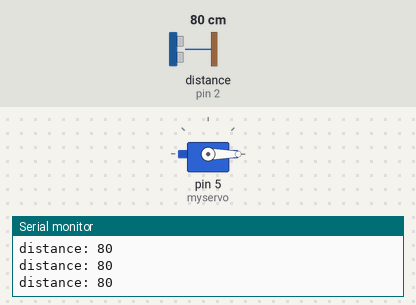
The sketch below on a simulated Arduino Uno, built with avr-gcc and run on an emulated ATmega328P. Shown: servo, the last lines printed to the serial monitor. Wiring (inferred from the names in the program): ultrasonic range finder: trigger pin 3; echo pin 2. The inputs (shaded band) are chosen by the test bench; at power-on: distance to the obstacle (sensor on pin 2) 80 cm. The echo pulse lasts 58.3 µs per cm.

Above: at 2.7 s.
2.8 s: distance to the obstacle (sensor on pin 2) set to 13 cm
4.3 s: distance to the obstacle (sensor on pin 2) set to 10 cm
At 4.9 s:
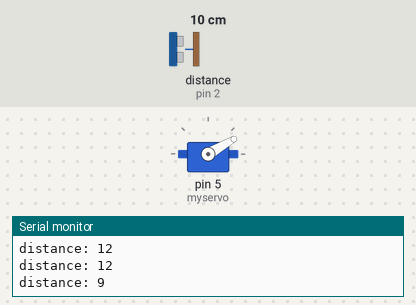
7.3 s: distance to the obstacle (sensor on pin 2) set to 18 cm
At 7.8 s:
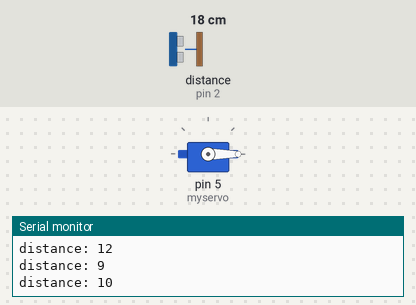
8.8 s: distance to the obstacle (sensor on pin 2) set to 2 cm
At 10.7 s:
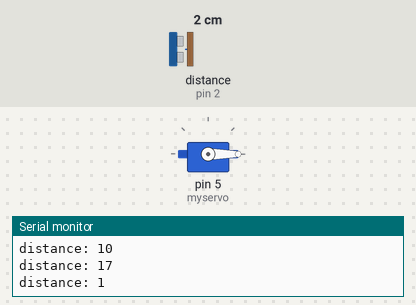
Timing chart, 0 to 12.8 s (numbered marks = the images above; inputs shaded):
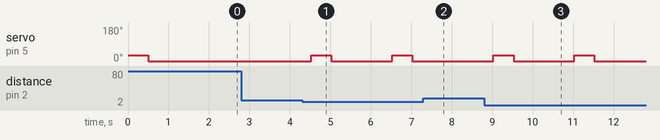

Measured:
- the behaviour switches between 12 and 11 cm on distance to the obstacle (sensor on pin 2) (found by bisection; images 0 and 1)
- after the input at 4.3 s, servo on pin 5 (myservo): alternates 30° for 0.50 s and 0° for 1.5 s, starting after 0.22 s
- after the input at 7.3 s, servo on pin 5 (myservo): stays 0° (without the input it goes to 30° after 1.2 s)
- after the input at 8.8 s, servo on pin 5 (myservo): alternates 30° for 0.50 s and 0° for 1.5 s, starting after 0.23 s

The sketch:

sonarServo8jul.ino
```cpp
#include <Servo.h>

Servo myservo;  // create servo object to control a servo
// twelve servo objects can be created on most boards

   const int Echo_pin=2;
   const int Trig_pin=3;
   const int switchPos=30;
   const int restPos=0;

   long  duration,distance_cm=255,jarak=15;


   void ranging();

void setup() {
  // put your setup code here, to run once:
   myservo.attach(5);

   pinMode(Trig_pin,OUTPUT);
   pinMode(Echo_pin,INPUT);


Serial.begin(9600);
Serial.println("Hello");


  myservo.write(switchPos);
    delay(500);
    myservo.write(restPos);
    delay(1000);
}

void loop() {
  // put your main code here, to run repeatedly:


  ranging();

  Serial.print("distance: ");
  Serial.println(distance_cm);

  if(distance_cm<11 && distance_cm>0){
    myservo.write(switchPos);
    delay(500);
    myservo.write(restPos);
    delay(1000);
  }


delay(500);
//;digitalread

}


void ranging() {

  digitalWrite(Trig_pin, LOW);
  delayMicroseconds(2);
  digitalWrite(Trig_pin, HIGH);
  delayMicroseconds(10);
  digitalWrite(Trig_pin, LOW);
  duration = pulseIn(Echo_pin,HIGH,20000);

  distance_cm = duration /29 / 2 ;

}
```
